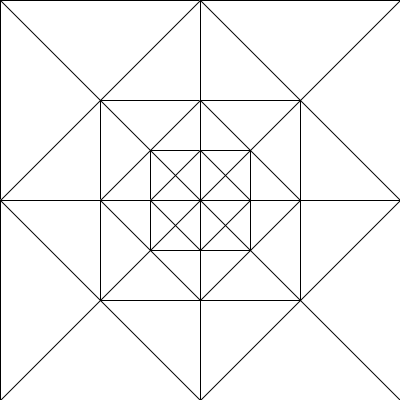
Frame 1 (no input)
Frame 60 (the mouse pressed at the canvas centre just before this capture): identical to frame 1, image omitted
Frame 120 (the mouse held since frame 60 and released just before this capture): identical to frame 1, image omitted

The Processing sketch that drew this single still picture (run headless with seeded random() and noise(); from frame 60 on, the mouse is pressed at the canvas centre):

// Processing sketch: RecursionExmaple1
// ── RecursionExmaple1.pde
void setup() {
    size(400, 400);
    pixelDensity(displayDensity());
    frameRate(10);
}

void draw() {
    background(255);
    
    PVector a = new PVector(0, 0);
    PVector b = new PVector(width, 0);
    PVector c = new PVector(width, height);
    PVector d = new PVector(0, height);
    
    
    f(6, a, b, c, d);
    
    line(a.x, a.y, c.x, c.y);
    line(b.x, b.y, d.x, d.y);
    
    line(0, height / 2, width, height / 2); 
    line(width / 2, 0, width / 2, height); 
}

void f(int n, PVector a, PVector b, PVector c, PVector d) {
    if (n <= 0) return;
    
    beginShape();
    vertex(a.x, a.y);
    vertex(b.x, b.y);
    vertex(c.x, c.y);
    vertex(d.x, d.y);
    endShape(CLOSE);
    
    PVector a_ = new PVector(a.x + (d.x - a.x) / 2, a.y + (d.y - a.y) / 2);
    PVector b_ = new PVector(b.x - (b.x - a.x) / 2, b.y - (b.y - a.y) / 2);
    PVector c_ = new PVector(c.x - (c.x - b.x) / 2, c.y - (c.y - b.y) / 2);
    PVector d_ = new PVector(d.x + (c.x - d.x) / 2, d.y + (c.y - d.y) / 2);
    
    f(n - 1, a_, b_, c_, d_);
}
